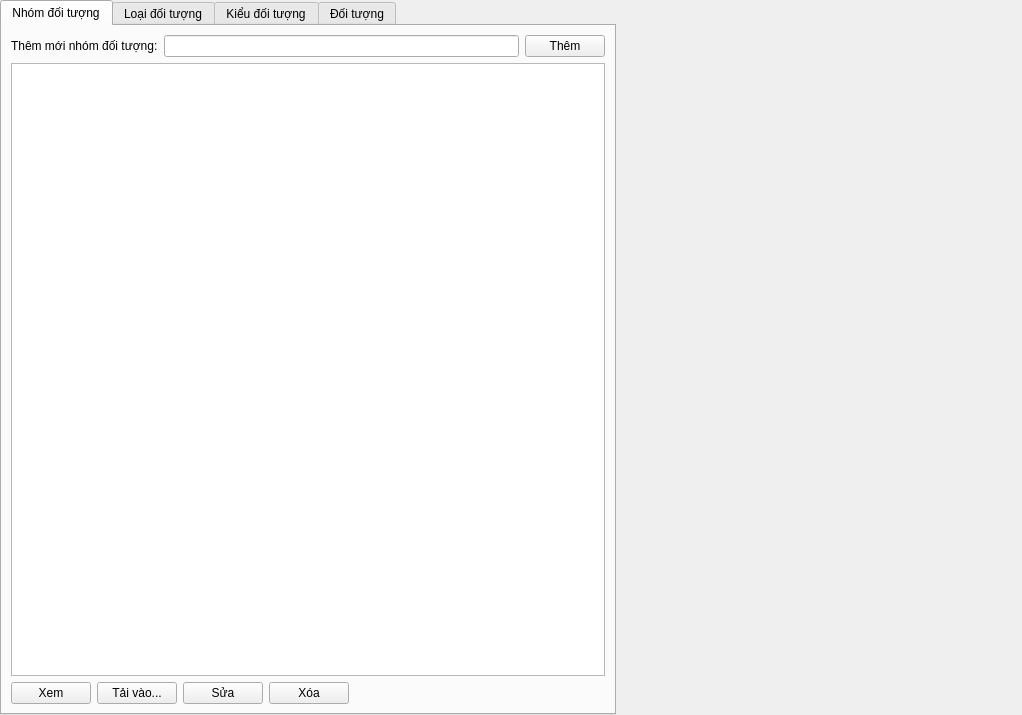
<?xml version="1.0" encoding="UTF-8"?>
<ui version="4.0">
 <class>DatabaseWidget</class>
 <widget class="QWidget" name="DatabaseWidget">
  <property name="geometry">
   <rect>
    <x>0</x>
    <y>0</y>
    <width>1022</width>
    <height>715</height>
   </rect>
  </property>
  <property name="windowTitle">
   <string>Form</string>
  </property>
  <layout class="QGridLayout" name="gridLayout">
   <property name="leftMargin">
    <number>0</number>
   </property>
   <property name="topMargin">
    <number>0</number>
   </property>
   <property name="rightMargin">
    <number>0</number>
   </property>
   <property name="bottomMargin">
    <number>0</number>
   </property>
   <item row="0" column="0">
    <widget class="QTabWidget" name="tabWidget">
     <property name="currentIndex">
      <number>0</number>
     </property>
     <widget class="QWidget" name="groupTab">
      <attribute name="title">
       <string>Nhóm đối tượng</string>
      </attribute>
      <layout class="QGridLayout" name="gridLayout_4">
       <item row="0" column="0">
        <layout class="QHBoxLayout" name="horizontalLayout_3">
         <item>
          <widget class="QLabel" name="gLbl">
           <property name="sizePolicy">
            <sizepolicy hsizetype="Fixed" vsizetype="Preferred">
             <horstretch>0</horstretch>
             <verstretch>0</verstretch>
            </sizepolicy>
           </property>
           <property name="text">
            <string>Thêm mới nhóm đối tượng:</string>
           </property>
          </widget>
         </item>
         <item>
          <widget class="QLineEdit" name="gNameLed"/>
         </item>
         <item>
          <widget class="QPushButton" name="gAddBtn">
           <property name="text">
            <string>Thêm</string>
           </property>
           <property name="icon">
            <iconset resource="../Resources/myicon/myicon.qrc">
             <normaloff>:/myicon/Add.svg</normaloff>:/myicon/Add.svg</iconset>
           </property>
          </widget>
         </item>
        </layout>
       </item>
       <item row="1" column="0">
        <widget class="QListWidget" name="gLwg"/>
       </item>
       <item row="2" column="0">
        <layout class="QHBoxLayout" name="horizontalLayout_2">
         <item>
          <widget class="QPushButton" name="gViewBtn">
           <property name="text">
            <string>Xem</string>
           </property>
           <property name="icon">
            <iconset resource="../Resources/myicon/myicon.qrc">
             <normaloff>:/myicon/TextAnnotation/Show.svg</normaloff>:/myicon/TextAnnotation/Show.svg</iconset>
           </property>
          </widget>
         </item>
         <item>
          <widget class="QPushButton" name="gLoadFromFolderBtn">
           <property name="text">
            <string>Tải vào...</string>
           </property>
           <property name="icon">
            <iconset resource="../Resources/myicon/myicon.qrc">
             <normaloff>:/myicon/Folder.svg</normaloff>:/myicon/Folder.svg</iconset>
           </property>
          </widget>
         </item>
         <item>
          <widget class="QPushButton" name="gEditBtn">
           <property name="text">
            <string>Sửa</string>
           </property>
           <property name="icon">
            <iconset resource="../Resources/myicon/myicon.qrc">
             <normaloff>:/myicon/Edit.svg</normaloff>:/myicon/Edit.svg</iconset>
           </property>
          </widget>
         </item>
         <item>
          <widget class="QPushButton" name="gRemoveBtn">
           <property name="text">
            <string>Xóa</string>
           </property>
           <property name="icon">
            <iconset resource="../Resources/myicon/myicon.qrc">
             <normaloff>:/myicon/Remove.svg</normaloff>:/myicon/Remove.svg</iconset>
           </property>
          </widget>
         </item>
         <item>
          <spacer name="horizontalSpacer_2">
           <property name="orientation">
            <enum>Qt::Horizontal</enum>
           </property>
           <property name="sizeHint" stdset="0">
            <size>
             <width>408</width>
             <height>20</height>
            </size>
           </property>
          </spacer>
         </item>
        </layout>
       </item>
      </layout>
     </widget>
     <widget class="QWidget" name="classTab">
      <attribute name="title">
       <string>Loại đối tượng</string>
      </attribute>
      <layout class="QGridLayout" name="gridLayout_6">
       <item row="0" column="0">
        <layout class="QGridLayout" name="gridLayout_5">
         <item row="0" column="0">
          <widget class="QLabel" name="label_2">
           <property name="sizePolicy">
            <sizepolicy hsizetype="Fixed" vsizetype="Preferred">
             <horstretch>0</horstretch>
             <verstretch>0</verstretch>
            </sizepolicy>
           </property>
           <property name="text">
            <string>Nhóm đối tượng:</string>
           </property>
          </widget>
         </item>
         <item row="0" column="1" colspan="2">
          <widget class="QComboBox" name="cGroupCbx">
           <property name="sizePolicy">
            <sizepolicy hsizetype="Expanding" vsizetype="Fixed">
             <horstretch>0</horstretch>
             <verstretch>0</verstretch>
            </sizepolicy>
           </property>
          </widget>
         </item>
         <item row="1" column="0">
          <widget class="QLabel" name="cLbl">
           <property name="sizePolicy">
            <sizepolicy hsizetype="Fixed" vsizetype="Preferred">
             <horstretch>0</horstretch>
             <verstretch>0</verstretch>
            </sizepolicy>
           </property>
           <property name="text">
            <string>Thêm mới loại đối tượng:</string>
           </property>
          </widget>
         </item>
         <item row="1" column="1">
          <widget class="QLineEdit" name="cNameLed"/>
         </item>
         <item row="1" column="2">
          <widget class="QPushButton" name="cAddBtn">
           <property name="text">
            <string>Thêm</string>
           </property>
           <property name="icon">
            <iconset resource="../Resources/myicon/myicon.qrc">
             <normaloff>:/myicon/Add.svg</normaloff>:/myicon/Add.svg</iconset>
           </property>
          </widget>
         </item>
        </layout>
       </item>
       <item row="1" column="0">
        <widget class="QListWidget" name="cLwg"/>
       </item>
       <item row="2" column="0">
        <layout class="QHBoxLayout" name="horizontalLayout_4">
         <item>
          <widget class="QPushButton" name="cViewBtn">
           <property name="text">
            <string>Xem</string>
           </property>
           <property name="icon">
            <iconset resource="../Resources/myicon/myicon.qrc">
             <normaloff>:/myicon/TextAnnotation/Show.svg</normaloff>:/myicon/TextAnnotation/Show.svg</iconset>
           </property>
          </widget>
         </item>
         <item>
          <widget class="QPushButton" name="cLoadFromFolderBtn">
           <property name="text">
            <string>Tải vào...</string>
           </property>
           <property name="icon">
            <iconset resource="../Resources/myicon/myicon.qrc">
             <normaloff>:/myicon/Folder.svg</normaloff>:/myicon/Folder.svg</iconset>
           </property>
          </widget>
         </item>
         <item>
          <widget class="QPushButton" name="cEditBtn">
           <property name="text">
            <string>Sửa</string>
           </property>
           <property name="icon">
            <iconset resource="../Resources/myicon/myicon.qrc">
             <normaloff>:/myicon/Edit.svg</normaloff>:/myicon/Edit.svg</iconset>
           </property>
          </widget>
         </item>
         <item>
          <widget class="QPushButton" name="cRemoveBtn">
           <property name="text">
            <string>Xóa</string>
           </property>
           <property name="icon">
            <iconset resource="../Resources/myicon/myicon.qrc">
             <normaloff>:/myicon/Remove.svg</normaloff>:/myicon/Remove.svg</iconset>
           </property>
          </widget>
         </item>
         <item>
          <spacer name="horizontalSpacer_3">
           <property name="orientation">
            <enum>Qt::Horizontal</enum>
           </property>
           <property name="sizeHint" stdset="0">
            <size>
             <width>428</width>
             <height>20</height>
            </size>
           </property>
          </spacer>
         </item>
        </layout>
       </item>
      </layout>
     </widget>
     <widget class="QWidget" name="typeTab">
      <attribute name="title">
       <string>Kiểu đối tượng</string>
      </attribute>
      <layout class="QGridLayout" name="gridLayout_8">
       <item row="0" column="0">
        <layout class="QGridLayout" name="gridLayout_7">
         <item row="0" column="0">
          <widget class="QLabel" name="label_4">
           <property name="sizePolicy">
            <sizepolicy hsizetype="Fixed" vsizetype="Preferred">
             <horstretch>0</horstretch>
             <verstretch>0</verstretch>
            </sizepolicy>
           </property>
           <property name="text">
            <string>Nhóm đối tượng:</string>
           </property>
          </widget>
         </item>
         <item row="0" column="1" colspan="2">
          <widget class="QComboBox" name="tGroupCbx">
           <property name="sizePolicy">
            <sizepolicy hsizetype="Expanding" vsizetype="Fixed">
             <horstretch>0</horstretch>
             <verstretch>0</verstretch>
            </sizepolicy>
           </property>
          </widget>
         </item>
         <item row="1" column="0">
          <widget class="QLabel" name="label_5">
           <property name="sizePolicy">
            <sizepolicy hsizetype="Fixed" vsizetype="Preferred">
             <horstretch>0</horstretch>
             <verstretch>0</verstretch>
            </sizepolicy>
           </property>
           <property name="text">
            <string>Loại đối tượng:</string>
           </property>
          </widget>
         </item>
         <item row="1" column="1" colspan="2">
          <widget class="QComboBox" name="tClassCbx">
           <property name="sizePolicy">
            <sizepolicy hsizetype="Expanding" vsizetype="Fixed">
             <horstretch>0</horstretch>
             <verstretch>0</verstretch>
            </sizepolicy>
           </property>
          </widget>
         </item>
         <item row="2" column="0">
          <widget class="QLabel" name="tLbl">
           <property name="sizePolicy">
            <sizepolicy hsizetype="Fixed" vsizetype="Preferred">
             <horstretch>0</horstretch>
             <verstretch>0</verstretch>
            </sizepolicy>
           </property>
           <property name="text">
            <string>Thêm mới kiểu đối tượng:</string>
           </property>
          </widget>
         </item>
         <item row="2" column="1">
          <widget class="QLineEdit" name="tNameLed"/>
         </item>
         <item row="2" column="2">
          <widget class="QPushButton" name="tAddBtn">
           <property name="text">
            <string>Thêm</string>
           </property>
           <property name="icon">
            <iconset resource="../Resources/myicon/myicon.qrc">
             <normaloff>:/myicon/Add.svg</normaloff>:/myicon/Add.svg</iconset>
           </property>
          </widget>
         </item>
        </layout>
       </item>
       <item row="1" column="0">
        <widget class="QListWidget" name="tLwg"/>
       </item>
       <item row="2" column="0">
        <layout class="QHBoxLayout" name="horizontalLayout_5">
         <item>
          <widget class="QPushButton" name="tViewBtn">
           <property name="text">
            <string>Xem</string>
           </property>
           <property name="icon">
            <iconset resource="../Resources/myicon/myicon.qrc">
             <normaloff>:/myicon/TextAnnotation/Show.svg</normaloff>:/myicon/TextAnnotation/Show.svg</iconset>
           </property>
          </widget>
         </item>
         <item>
          <widget class="QPushButton" name="tLoadFromFolderBtn">
           <property name="text">
            <string>Tải vào...</string>
           </property>
           <property name="icon">
            <iconset resource="../Resources/myicon/myicon.qrc">
             <normaloff>:/myicon/Folder.svg</normaloff>:/myicon/Folder.svg</iconset>
           </property>
          </widget>
         </item>
         <item>
          <widget class="QPushButton" name="tEditBtn">
           <property name="text">
            <string>Sửa</string>
           </property>
           <property name="icon">
            <iconset resource="../Resources/myicon/myicon.qrc">
             <normaloff>:/myicon/Edit.svg</normaloff>:/myicon/Edit.svg</iconset>
           </property>
          </widget>
         </item>
         <item>
          <widget class="QPushButton" name="tRemoveBtn">
           <property name="text">
            <string>Xóa</string>
           </property>
           <property name="icon">
            <iconset resource="../Resources/myicon/myicon.qrc">
             <normaloff>:/myicon/Remove.svg</normaloff>:/myicon/Remove.svg</iconset>
           </property>
          </widget>
         </item>
         <item>
          <spacer name="horizontalSpacer_4">
           <property name="orientation">
            <enum>Qt::Horizontal</enum>
           </property>
           <property name="sizeHint" stdset="0">
            <size>
             <width>428</width>
             <height>20</height>
            </size>
           </property>
          </spacer>
         </item>
        </layout>
       </item>
      </layout>
     </widget>
     <widget class="QWidget" name="objectTab">
      <attribute name="title">
       <string>Đối tượng</string>
      </attribute>
      <layout class="QGridLayout" name="gridLayout_2">
       <item row="0" column="0">
        <layout class="QGridLayout" name="gridLayout_9">
         <item row="3" column="1">
          <widget class="QLineEdit" name="oNameLed"/>
         </item>
         <item row="3" column="2">
          <widget class="QPushButton" name="oAddBtn">
           <property name="text">
            <string>Thêm</string>
           </property>
           <property name="icon">
            <iconset resource="../Resources/myicon/myicon.qrc">
             <normaloff>:/myicon/Add.svg</normaloff>:/myicon/Add.svg</iconset>
           </property>
          </widget>
         </item>
         <item row="3" column="0">
          <widget class="QLabel" name="oLbl">
           <property name="sizePolicy">
            <sizepolicy hsizetype="Fixed" vsizetype="Preferred">
             <horstretch>0</horstretch>
             <verstretch>0</verstretch>
            </sizepolicy>
           </property>
           <property name="text">
            <string>Thêm mới đối tượng:</string>
           </property>
          </widget>
         </item>
         <item row="0" column="0">
          <widget class="QLabel" name="label_7">
           <property name="sizePolicy">
            <sizepolicy hsizetype="Fixed" vsizetype="Preferred">
             <horstretch>0</horstretch>
             <verstretch>0</verstretch>
            </sizepolicy>
           </property>
           <property name="text">
            <string>Nhóm đối tượng:</string>
           </property>
          </widget>
         </item>
         <item row="0" column="1" colspan="2">
          <widget class="QComboBox" name="oGroupCbx">
           <property name="sizePolicy">
            <sizepolicy hsizetype="Expanding" vsizetype="Fixed">
             <horstretch>0</horstretch>
             <verstretch>0</verstretch>
            </sizepolicy>
           </property>
          </widget>
         </item>
         <item row="1" column="0">
          <widget class="QLabel" name="oClassLbl">
           <property name="sizePolicy">
            <sizepolicy hsizetype="Fixed" vsizetype="Preferred">
             <horstretch>0</horstretch>
             <verstretch>0</verstretch>
            </sizepolicy>
           </property>
           <property name="text">
            <string>Loại đối tượng:</string>
           </property>
          </widget>
         </item>
         <item row="1" column="1" colspan="2">
          <widget class="QComboBox" name="oClassCbx">
           <property name="sizePolicy">
            <sizepolicy hsizetype="Expanding" vsizetype="Fixed">
             <horstretch>0</horstretch>
             <verstretch>0</verstretch>
            </sizepolicy>
           </property>
          </widget>
         </item>
         <item row="2" column="0">
          <widget class="QLabel" name="oTypeLbl">
           <property name="sizePolicy">
            <sizepolicy hsizetype="Fixed" vsizetype="Preferred">
             <horstretch>0</horstretch>
             <verstretch>0</verstretch>
            </sizepolicy>
           </property>
           <property name="text">
            <string>Kiểu đối tượng:</string>
           </property>
          </widget>
         </item>
         <item row="2" column="1" colspan="2">
          <widget class="QComboBox" name="oTypeCbx">
           <property name="sizePolicy">
            <sizepolicy hsizetype="Expanding" vsizetype="Fixed">
             <horstretch>0</horstretch>
             <verstretch>0</verstretch>
            </sizepolicy>
           </property>
          </widget>
         </item>
        </layout>
       </item>
       <item row="1" column="0">
        <widget class="QListWidget" name="oLwg"/>
       </item>
       <item row="2" column="0">
        <layout class="QHBoxLayout" name="horizontalLayout_6">
         <item>
          <widget class="QPushButton" name="oViewBtn">
           <property name="text">
            <string>Xem</string>
           </property>
           <property name="icon">
            <iconset resource="../Resources/myicon/myicon.qrc">
             <normaloff>:/myicon/TextAnnotation/Show.svg</normaloff>:/myicon/TextAnnotation/Show.svg</iconset>
           </property>
          </widget>
         </item>
         <item>
          <widget class="QPushButton" name="oLoadFromFolderBtn">
           <property name="text">
            <string>Tải vào...</string>
           </property>
           <property name="icon">
            <iconset resource="../Resources/myicon/myicon.qrc">
             <normaloff>:/myicon/Folder.svg</normaloff>:/myicon/Folder.svg</iconset>
           </property>
          </widget>
         </item>
         <item>
          <widget class="QPushButton" name="oEditBtn">
           <property name="text">
            <string>Sửa</string>
           </property>
           <property name="icon">
            <iconset resource="../Resources/myicon/myicon.qrc">
             <normaloff>:/myicon/Edit.svg</normaloff>:/myicon/Edit.svg</iconset>
           </property>
          </widget>
         </item>
         <item>
          <widget class="QPushButton" name="oRemoveBtn">
           <property name="text">
            <string>Xóa</string>
           </property>
           <property name="icon">
            <iconset resource="../Resources/myicon/myicon.qrc">
             <normaloff>:/myicon/Remove.svg</normaloff>:/myicon/Remove.svg</iconset>
           </property>
          </widget>
         </item>
         <item>
          <spacer name="horizontalSpacer_5">
           <property name="orientation">
            <enum>Qt::Horizontal</enum>
           </property>
           <property name="sizeHint" stdset="0">
            <size>
             <width>428</width>
             <height>20</height>
            </size>
           </property>
          </spacer>
         </item>
        </layout>
       </item>
      </layout>
     </widget>
    </widget>
   </item>
   <item row="0" column="1">
    <widget class="MediaInputWidget" name="mediaInput" native="true">
     <property name="minimumSize">
      <size>
       <width>400</width>
       <height>0</height>
      </size>
     </property>
    </widget>
   </item>
  </layout>
 </widget>
 <customwidgets>
  <customwidget>
   <class>MediaInputWidget</class>
   <extends>QWidget</extends>
   <header location="global">MediaInputWidget.h</header>
   <container>1</container>
  </customwidget>
 </customwidgets>
 <resources>
  <include location="../Resources/myicon/myicon.qrc"/>
 </resources>
 <connections/>
</ui>
